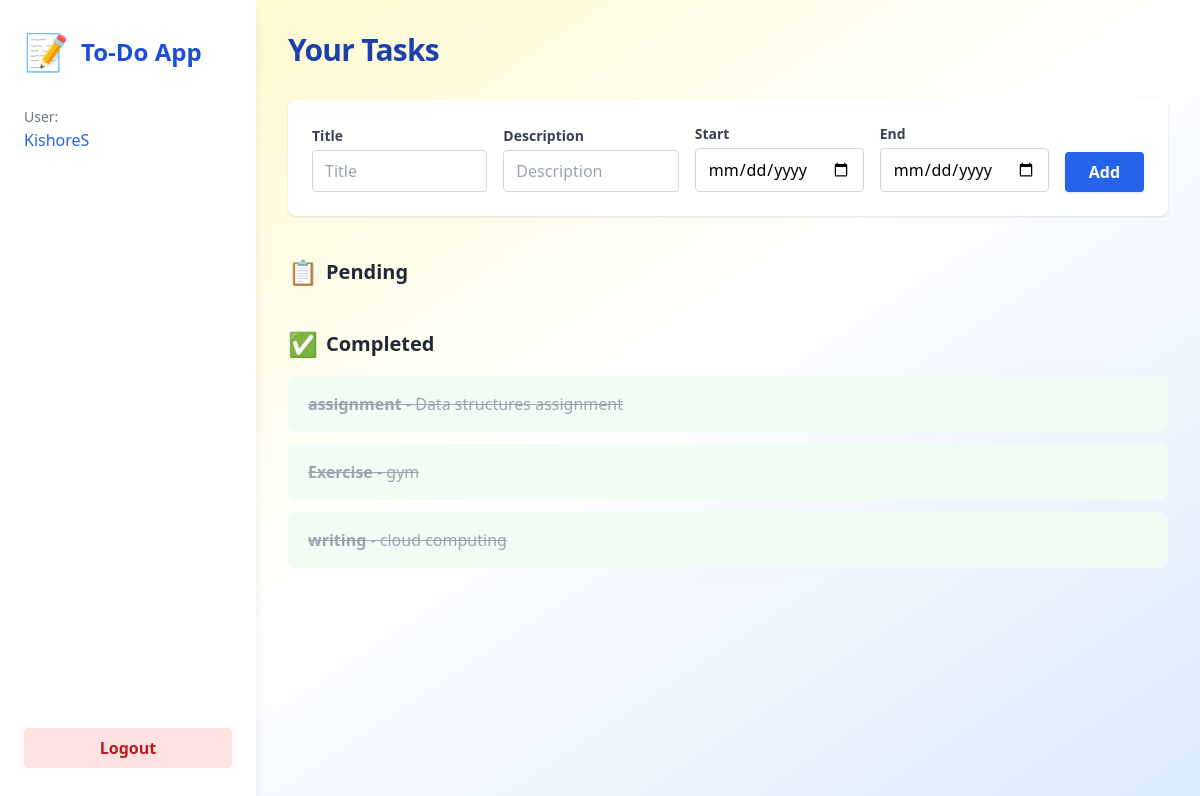
Page / (signed in) on the earlier database version.
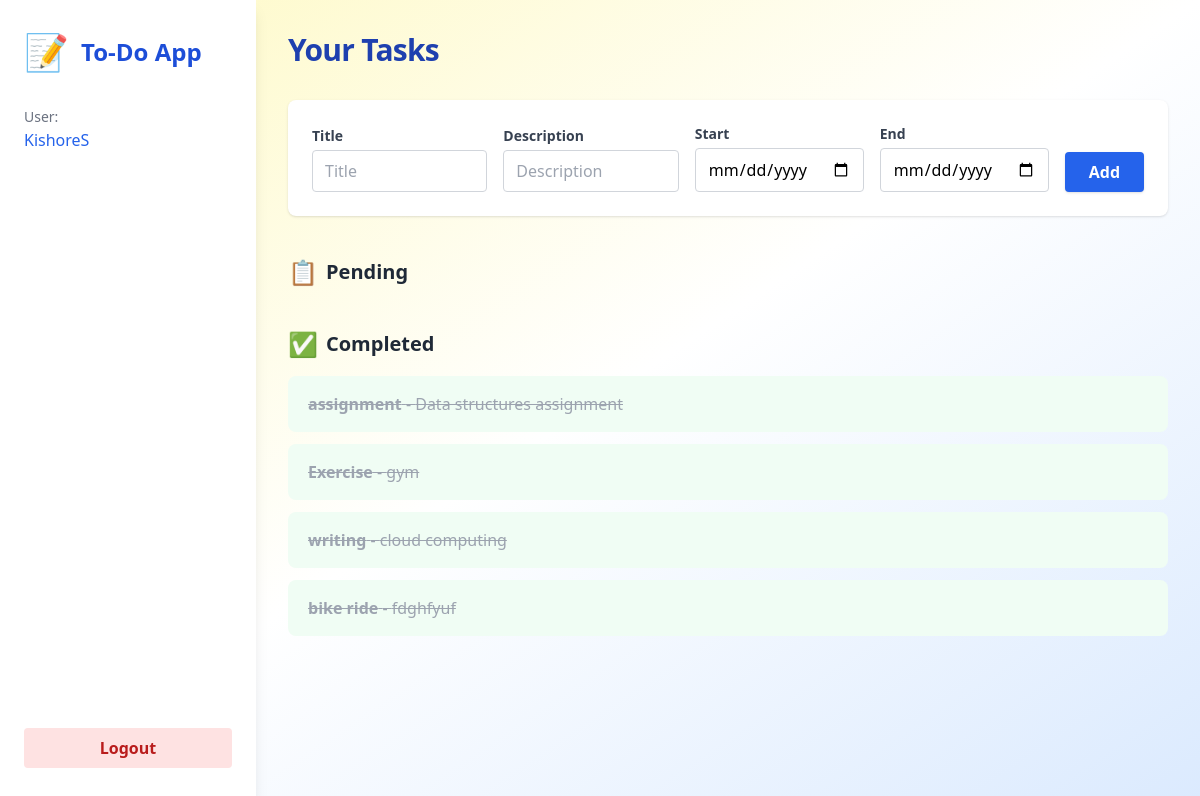
Same page on the later database version.
### tables this page shows
CREATE TABLE tasks (
                        id INTEGER PRIMARY KEY AUTOINCREMENT,
                        title TEXT, description TEXT,
                        start TEXT, end TEXT, status TEXT,
                        user_id INTEGER, FOREIGN KEY(user_id) REFERENCES users(id));

### app.py (the view)
@app.route('/')
def index():
    if 'user_id' not in session:
        return redirect(url_for('login'))
    db = get_db()
    cur = db.execute('SELECT * FROM tasks WHERE user_id = ?', (session['user_id'],))
    tasks = cur.fetchall()
    return render_template('index.html', tasks=tasks, user=session['username'])

### app.py (called while the page is built)
def get_db():
    db = getattr(g, '_database', None)
    if db is None:
        db = g._database = sqlite3.connect(DATABASE)
        db.row_factory = sqlite3.Row
    return db

@app.teardown_appcontext
def close_connection(exception):
    db = getattr(g, '_database', None)
    if db is not None:
        db.close()

### templates/index.html (shortened to what this page needs)
<!DOCTYPE html>
<html lang="en">
<head>
    <script src="https://cdn.tailwindcss.com"></script>
</head>
<body class="bg-gradient-to-br from-yellow-100 via-white to-blue-100 min-h-screen flex">
    <aside class="w-64 bg-white shadow-lg flex flex-col justify-between py-8 px-6 min-h-screen">
        <div>
            <div class="flex items-center gap-3 mb-8">
                <span class="text-4xl">📝</span>
                <h2 class="text-2xl font-bold text-blue-700">To-Do App</h2>
            </div>
            <div class="mb-8">
                <span class="text-gray-500 text-sm">User:</span>
                <p class="font-medium text-blue-600">{{ user }}</p>
            </div>
        </div>
        <a href="/logout" class="mt-auto text-center bg-red-100 hover:bg-red-200 text-red-700 font-semibold py-2 px-4 rounded transition">Logout</a>
    </aside>
    <main class="flex-1 p-8">
        <h1 class="text-3xl font-extrabold text-blue-800 mb-8 tracking-tight">Your Tasks</h1>
        <form method="POST" action="/add" class="flex flex-wrap gap-4 items-end bg-white rounded-lg shadow p-6 mb-10">
            <div class="flex-1">
                <label class="block text-gray-700 text-sm font-semibold mb-1">Title</label>
                <input name="title" required class="w-full px-3 py-2 rounded border border-gray-300 focus:outline-none focus:ring-2 focus:ring-blue-400 transition" placeholder="Title">
            </div>
            <div class="flex-1">
                <label class="block text-gray-700 text-sm font-semibold mb-1">Description</label>
                <input name="description" required class="w-full px-3 py-2 rounded border border-gray-300 focus:outline-none focus:ring-2 focus:ring-blue-400 transition" placeholder="Description">
            </div>
            <div>
                <label class="block text-gray-700 text-sm font-semibold mb-1">Start</label>
                <input type="date" name="start" required class="px-3 py-2 rounded border border-gray-300 focus:outline-none focus:ring-2 focus:ring-blue-400 transition">
            </div>
            <div>
                <label class="block text-gray-700 text-sm font-semibold mb-1">End</label>
                <input type="date" name="end" required class="px-3 py-2 rounded border border-gray-300 focus:outline-none focus:ring-2 focus:ring-blue-400 transition">
            </div>
            <button type="submit" class="bg-blue-600 hover:bg-blue-700 text-white font-bold px-6 py-2 rounded shadow transition">Add</button>
        </form>
        <section class="mb-10">
            <h2 class="text-xl font-bold text-gray-800 flex items-center gap-2 mb-4">
                <span class="text-2xl">📋</span> Pending
            </h2>
        </section>
        <section>
            <h2 class="text-xl font-bold text-gray-800 flex items-center gap-2 mb-4">
                <span class="text-2xl">✅</span> Completed
            </h2>
            <div class="space-y-3">
                {% for task in tasks %}
                    {% if task.status == 'completed' %}
                        <div class="flex items-center bg-green-50 rounded-lg px-5 py-4 line-through text-gray-400">
                            <span>
                                <span class="font-semibold">{{ task.title }}</span>
                                <span>- {{ task.description }}</span>
                            </span>
                        </div>
                    {% endif %}
                {% endfor %}
            </div>
        </section>
    </main>
</body>
</html>

Differences in the rows shown:
added tasks: title "bike ride", description "fdghfyuf"
